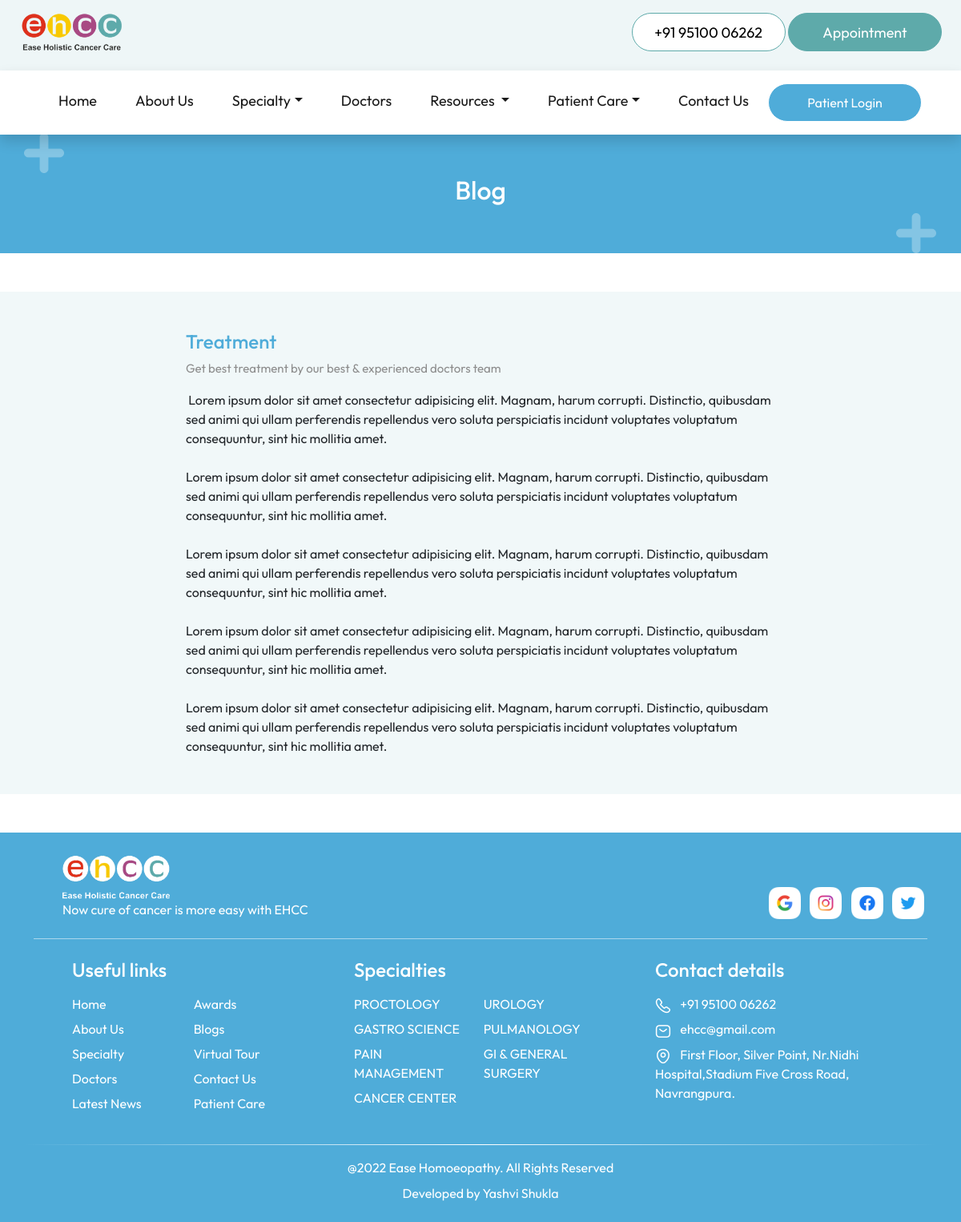
Page /blog/1/ on the committed database.
### tables this page shows
CREATE TABLE "blogs" (
	"image"	TEXT,
	"title"	TEXT,
	"description"	TEXT
, "id"	INTEGER, "content"	TEXT);

CREATE TABLE "social_links" (
	"social_name"	TEXT,
	"social_link"	TEXT
);

CREATE TABLE "specialty" (
	"id"	INTEGER,
	"name"	TEXT,
	"description"	TEXT
, "illustration"	TEXT);

### flask_app.py (the view)
@app.route('/blog/<string:id>/')
def blog(id):
    database_connection = sqlite3.connect(database_location)
    database_cursor = database_connection.cursor()
    data = database_cursor.execute("SELECT * FROM blogs WHERE id=?", (id,))
    data = data.fetchone()
    if data is None:
        database_connection.commit()
        database_connection.close()
        return redirect(url_for('index'))
    data = list(data)
    data[4] = data[4].replace("\r","")
    data[4] = data[4].split('\n')
    return render_template('blog.html', data=data,social_links=social_links, navbar_specialties=navbar_specialties, navbar_diseases=navbar_diseases)

### templates/blog.html (shortened to what this page needs)
<!DOCTYPE html>
<html lang="en">
<head>
    <link href="https://cdn.jsdelivr.net/npm/bootstrap@5.2.0/dist/css/bootstrap.min.css" rel="stylesheet"
>
    <link rel="stylesheet" href="../../static/stylesheets/common.css">
    <link rel="stylesheet" href="../../static/stylesheets/blogs.css">
</head>
<body>
    {% include 'navbar.html' %}
    <header>
        <div class="container h-100 mt-3">
            <div class="row h-100 align-items-center">
                <h2 class="text-center text-white">
                    Blog
                </h2>
            </div>
        </div>
    </header>
    <section class="my-5">
        <div class="blogs_container">
            <div class="container py-5">
                <div class="row justify-content-center">
                    <div class="col-lg-8">
                        <h4>
                            {{data[1]}}
                        </h4>
                        <p>
                            {{data[2]}}
                        </p>
                        {% for content in data[4] %}
                        {{content}}
                        <br>
                        {% endfor %}
                    </div>
                </div>
            </div>
        </div>
    </section>
    {% include 'footer.html' %}
</body>
</html>

### templates/footer.html (shortened to what this page needs)
<div class="footer">
    <div class="container">
        <div class="row align-items-end">
            <div class="col-md-8 px-md-5 mt-4 mb-3">
                <img src="../../static/images/logo/footer_logo.png" alt="Hospital logo" height="60" />
                <p class="text-white mb-0">
                    Now cure of cancer is more easy with EHCC
                </p>
            </div>
            <div class="col-md-4 pt-4 mb-3 text-md-end">
                {% for social in social_links %}
                <a href="{{social[1]}}">
                    <img src="../../static/images/logo/{{social[0]}}_icon.png" alt="{{social[0]}} logo"
                        class="img-fluid mx-1" style="height: 40px; width: auto;" />
                </a>
                {% endfor %}
            </div>
        </div>
        <div class="footer_line mt-2"></div>
        <div class="row text-white pt-4 ps-md-5 footer_links align-items-start">
            <div class="col-md-4 col-sm-6 mb-4">
                <h4 class="mb-3">Useful links</h4>
                <div class="row">
                    <div class="col-xl-5 col-sm-12 col-6">
                        <a href="/">
                            <p>Home</p>
                        </a>
                        <a href="/about/">
                            <p>About Us</p>
                        </a>
                        <a href="/specialty/">
                            <p>Specialty</p>
                        </a>
                        <a href="/doctors/">
                            <p>Doctors</p>
                        </a>
                        <a href="/news/">
                            <p>Latest News</p>
                        </a>
                    </div>
                    <div class="col-xl-5 col-sm-12 col-6">
                        <a href="/awards/">
                            <p>Awards</p>
                        </a>
                        <a href="/blogs/">
                            <p>Blogs</p>
                        </a>
                        <a href="/virtualTour/">
                            <p>Virtual Tour</p>
                        </a>
                        <a href="/contact/">
                            <p>Contact Us</p>
                        </a>
                        <a href="#">
                            <p>Patient Care</p>
                        </a>
                    </div>
                </div>
            </div>
            <div class="col-md-4 col-sm-6 mb-4 g-md-0">
                <h4 class="mb-3">
                    <a href="/specialty/">
                        Specialties
                    </a>
                </h4>
                <div class="row">
                    <div class="col-xl-5 col-sm-12 col-6">
                        {% for i in range (0,navbar_specialties|length) %}
                        <a href="/diseases/{{navbar_specialties[i][0]}}/">
                            <p>
                                {{ navbar_specialties[i][1] }}
                            </p>
                        </a>
                        {% endfor %}
                    </div>
                    {% if navbar_specialties|length > 4 %}
                    <div class="col-xl-5 col-sm-12 col-6">
                        {% for i in range (4,navbar_specialties|length) %}
                        <a href="/diseases/{{navbar_specialties[i][0]}}/">
                            <p>
                                {{ navbar_specialties[i][1] }}
                            </p>
                        </a>
                        {% endfor %}
                    </div>
                    {% endif %}
                </div>
            </div>
            <div class="col-md-4 col-sm-12">
                <h4 class="mb-3">Contact details</h4>
                <p>
                    <a href="tel:919510006262">
                        <img src="../../static/images/logo/footercall_icon.png" alt="call logo" />
                        <span class="ps-2">+91 95100 06262</span>
                    </a>
                </p>
                <p>
                    <a href="mailto:ehcc@gmail.com">
                        <img src="../../static/images/logo/mail_icon.png" alt="mail icon" />
                        <span class="ps-2">ehcc@gmail.com</span>
                    </a>
                </p>
                <p>
                    <a href="https://goo.gl/maps/SUXSNEnxhgQroknp9" target="_blank">
                        <img src="../../static/images/logo/location_icon.png" alt="location icon" />
                        <span class="ps-2">
                            First Floor, Silver Point, Nr.Nidhi Hospital,Stadium Five Cross Road, Navrangpura.
                        </span>
                    </a>
                </p>
            </div>
        </div>
        <div class="row my-2">
            <div class="footer_line_2"></div>
        </div>
        <div class="row text-white">
            <div class="py-2 text-center">
                @2022 Ease Homoeopathy. All Rights Reserved
            </div>
            <div class="text-center">
                Developed by <a href="" class="footer_credit">Yashvi Shukla</a></br></br>
            </div>
        </div>
    </div>
</div>

### static/stylesheets/common.css (style rules this page uses)
html, body { overflow-x: hidden; }
body { margin-top: 150px; }
* { margin: 0; padding: 0; box-sizing: border-box; font-family: "Outfit", sans-serif; }
:root { --nav-color: #EEF6F7; --primary-color: #5eaaaa; --heading-color: #4facd9; --section-background-color: #cae6f4; --contact-background-color: #284f4f; }
a { color: unset; text-decoration: none; cursor: pointer; }
.footer { background-color: var(--heading-color); }
.footer_line { height: 1px; background-color: rgba(255, 255, 255, 0.521); }
.footer_line_2 { height: 1px; background: linear-gradient(to right, rgba(40, 79, 79, 0) 0%, white 50%, rgba(40, 79, 79, 0) 100%); }
.footer_credit { text-decoration: none; color: white; }
.footer_links p { margin-bottom: 7px !important; cursor: pointer; }

### static/stylesheets/blogs.css (style rules this page uses)
header { background: url(../images/elements/header_title.png) no-repeat; height: 150px; width: 100%; background-size: cover; background-position: center; }
.blogs_container { background-color: #f1f8f9; }
.blogs_container h4 { color: #4facd9; }
.blogs_container p { font-size: 15px; color: #8d8d8d; }

### rows in the picture
blogs: title "Treatment", description "Get best treatment by our best & experienced doctors team"
social_links: social_name (picture)
social_links: social_name (picture)
social_links: social_name (picture)
social_links: social_name (picture)
specialty: name "PROCTOLOGY"
specialty: name "GASTRO SCIENCE"
specialty: name "PAIN MANAGEMENT"
specialty: name "CANCER CENTER"
specialty: name "UROLOGY"
specialty: name "PULMANOLOGY"
specialty: name "GI & GENERAL SURGERY"
